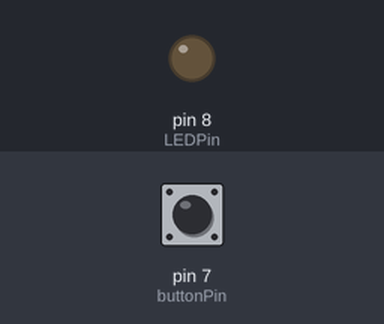
Bench run of a sketch on a simulated Arduino Uno, built with avr-gcc and run on an emulated ATmega328P. On the bench: output pins drawn as LEDs (lit = HIGH). Inputs (shaded band) come from the test bench; at power-on: pin 7 (buttonPin) LOW.

Above: at 1.2 s.
1.3 s: pin 7 (buttonPin) pulled HIGH for 0.15 s
At 1.37 s:
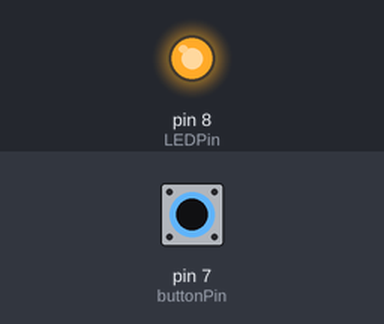
2.9 s: pin 7 (buttonPin) pulled HIGH for 3.2 s
At 7.4 s:
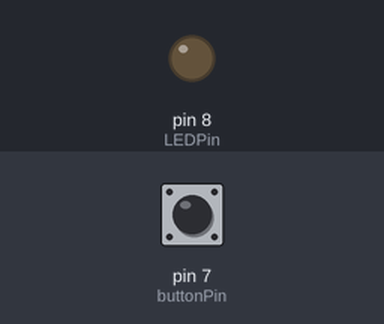
Timing chart, 0 to 8.9 s (numbered marks = the images above; inputs shaded):
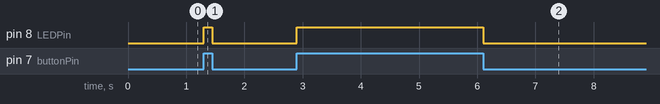

Measured:
- after the input at 1.3 s, pin 8 (LEDPin): LOW → HIGH at once, → LOW 0.15 s later
- after the input at 2.9 s, pin 8 (LEDPin): LOW → HIGH at once, → LOW 3.2 s later

The sketch:

LEDbutton.ino
```cpp
int buttonPin = 7; // Button connected to pin 7
int LEDPin = 8; // LED connected to pin 8

void setup() {
  // set digital pins as inputs or outputs
  pinMode(buttonPin, INPUT);
  pinMode(LEDPin, OUTPUT);
}

void loop() {
  // read a digital input = digitalRead(pin, VALUE)
  // write to a digital output = digitalWrite(pin, VALUE)

  //if button is pressed, turn LEDs on, otherwise off

  if (digitalRead(buttonPin) == 1)
  {
    digitalWrite(LEDPin, HIGH);
  }

  else{
    digitalWrite(LEDPin, LOW);
  }
}
```
